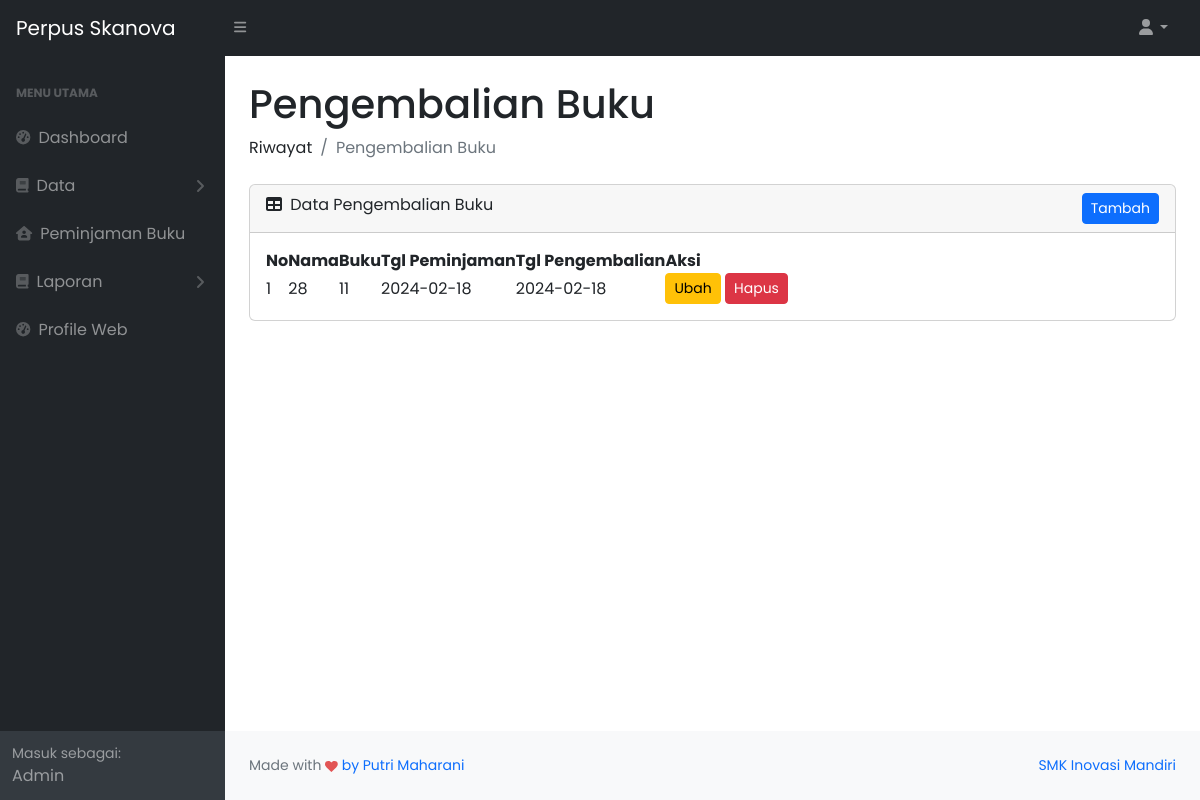
Page /admin/pengembalian.php (signed in) on the committed database.
### tables this page shows
CREATE TABLE `pengembalian` (
  `id_pengembalian` int(11) NOT NULL,
  `tgl_pengembalian` date NOT NULL,
  `id_user` int(11) NOT NULL,
  `id_buku` int(11) NOT NULL,
  `denda` varchar(50) NOT NULL,
  `terlambat` varchar(50) NOT NULL,
  `tgl_peminjaman` date NOT NULL,
  `nama` varchar(255) NOT NULL,
  `buku` varchar(255) NOT NULL,
  `jam` varchar(11) NOT NULL,
  `guru` varchar(255) NOT NULL
);

### admin/pengembalian.php (the view, shortened to what this page needs)
<?php
include 'layout/header.php';
?>
<body class="sb-nav-fixed">
    <?php
    include 'layout/sidebar.php';
    ?>
    <div id="layoutSidenav_content">
        <main>
            <div class="container-fluid px-4">
                <h1 class="mt-4">Pengembalian Buku</h1>
                <ol class="breadcrumb mb-4">
                    <li class="breadcrumb-item">Riwayat</li>
                    <li class="breadcrumb-item active">Pengembalian Buku</li>
                </ol>
                <div class="card mb-4">
                    <div class="card-header">
                        <i class="fas fa-table me-1"></i>
                        Data Pengembalian Buku
                        <button type="button" style="float: right;" class="btn btn-sm btn-primary" data-bs-toggle="modal" data-bs-target="#tambahBuku">
                            Tambah
                        </button>
                    </div>
                    <div class="card-body">
                        <table id="datatablesSimple">
                            <thead>
                                <tr>
                                    <th>No</th>
                                    <th>Nama</th>
                                    <th>Buku</th>
                                    <th>Tgl Peminjaman</th>
                                    <th>Tgl Pengembalian</th>
                                    <th>Aksi</th>
                                </tr>
                            </thead>
                            <tbody>
                                <?php
                                $no = 1;
                                $tampil = mysqli_query($koneksi, "SELECT * FROM pengembalian");
                                while ($loop = mysqli_fetch_array($tampil)) :
                                    ?>
                                    <tr>
                                        <td><?= $no++ ?></td>
                                        <td><?= $loop['id_user'] ?></td>
                                        <td><?= $loop['id_buku'] ?></td>
                                        <td><?= $loop['tgl_peminjaman'] ?></td>
                                        <td><?= $loop['tgl_pengembalian'] ?></td>
                                        <td>
                                            <button type="button" class="btn btn-warning btn-sm" data-bs-toggle="modal" data-bs-target="#ubahKategori<?= $no ?>">Ubah</button>
                                            <button type="submit" name="hapus" class="btn btn-danger btn-sm" data-bs-toggle="modal" data-bs-target="#hapusKategori<?= $no ?>">Hapus</button>
                                    </td>
                                </div>
                        <?php endwhile; ?>
            </div>
        </div>
    </div>
<?php
include 'layout/footer.php';
?>

### rows in the picture
pengembalian: id_user "28", id_buku "11", tgl_peminjaman "2024-02-18", tgl_pengembalian "2024-02-18"

### other values in the picture
$_SESSION['role'] "Admin"
